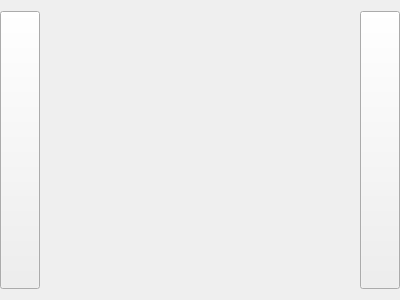
<?xml version="1.0" encoding="UTF-8"?>
<ui version="4.0">
 <class>ViewImages</class>
 <widget class="QWidget" name="ViewImages">
  <property name="geometry">
   <rect>
    <x>0</x>
    <y>0</y>
    <width>400</width>
    <height>300</height>
   </rect>
  </property>
  <property name="windowTitle">
   <string>Form</string>
  </property>
  <layout class="QHBoxLayout" name="horizontalLayout" stretch="1,200,1">
   <property name="leftMargin">
    <number>0</number>
   </property>
   <property name="rightMargin">
    <number>0</number>
   </property>
   <item>
    <widget class="QPushButton" name="pushButtonPrev">
     <property name="sizePolicy">
      <sizepolicy hsizetype="MinimumExpanding" vsizetype="Expanding">
       <horstretch>0</horstretch>
       <verstretch>0</verstretch>
      </sizepolicy>
     </property>
     <property name="text">
      <string/>
     </property>
     <property name="iconSize">
      <size>
       <width>32</width>
       <height>32</height>
      </size>
     </property>
    </widget>
   </item>
   <item>
    <layout class="QVBoxLayout" name="verticalLayout" stretch="20,1">
     <item>
      <widget class="ClickableQLabel" name="labelPict">
       <property name="text">
        <string/>
       </property>
       <property name="alignment">
        <set>Qt::AlignCenter</set>
       </property>
      </widget>
     </item>
     <item>
      <widget class="QLabel" name="labelNum">
       <property name="font">
        <font>
         <pointsize>16</pointsize>
        </font>
       </property>
       <property name="text">
        <string/>
       </property>
       <property name="alignment">
        <set>Qt::AlignCenter</set>
       </property>
       <property name="margin">
        <number>-1</number>
       </property>
      </widget>
     </item>
    </layout>
   </item>
   <item>
    <widget class="QPushButton" name="pushButtonNext">
     <property name="sizePolicy">
      <sizepolicy hsizetype="MinimumExpanding" vsizetype="Expanding">
       <horstretch>0</horstretch>
       <verstretch>0</verstretch>
      </sizepolicy>
     </property>
     <property name="text">
      <string/>
     </property>
    </widget>
   </item>
  </layout>
 </widget>
 <customwidgets>
  <customwidget>
   <class>ClickableQLabel</class>
   <extends>QLabel</extends>
   <header>clickableqlabel.h</header>
  </customwidget>
 </customwidgets>
 <resources/>
 <connections/>
</ui>
